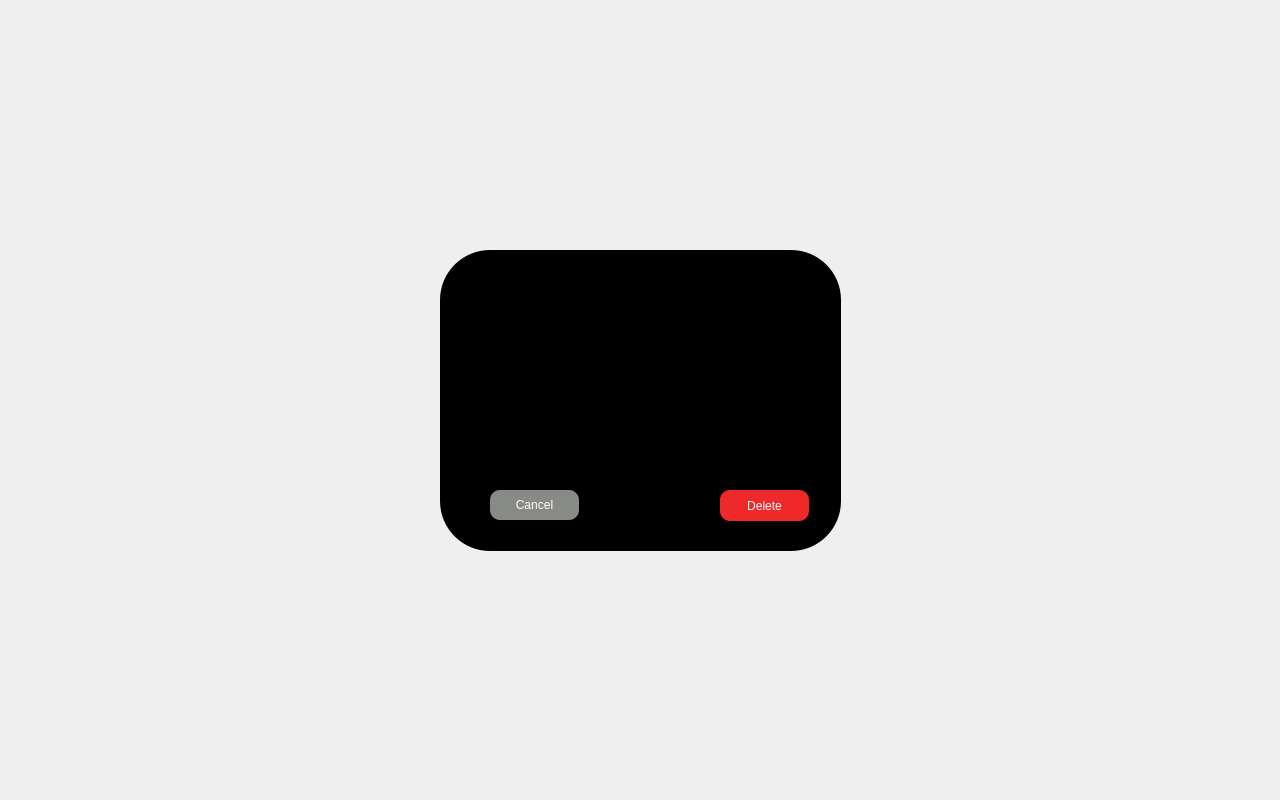
<?xml version="1.0" encoding="UTF-8"?>
<ui version="4.0">
 <class>ComfirmDelete</class>
 <widget class="QWidget" name="ComfirmDelete">
  <property name="geometry">
   <rect>
    <x>0</x>
    <y>0</y>
    <width>1280</width>
    <height>800</height>
   </rect>
  </property>
  <property name="windowTitle">
   <string>Form</string>
  </property>
  <property name="styleSheet">
   <string notr="true"/>
  </property>
  <widget class="QLabel" name="title">
   <property name="geometry">
    <rect>
     <x>440</x>
     <y>250</y>
     <width>401</width>
     <height>301</height>
    </rect>
   </property>
   <property name="font">
    <font>
     <pointsize>24</pointsize>
    </font>
   </property>
   <property name="styleSheet">
    <string notr="true">border-image: none;
border-image: url(:/tu/ALL-IN-ONE ICON/BKG_long.png);
background-color: rgb(0, 0, 0);
border-radius:50px;</string>
   </property>
   <property name="text">
    <string>Confirm Delete</string>
   </property>
   <property name="alignment">
    <set>Qt::AlignHCenter|Qt::AlignTop</set>
   </property>
   <property name="wordWrap">
    <bool>false</bool>
   </property>
   <property name="margin">
    <number>80</number>
   </property>
  </widget>
  <widget class="QPushButton" name="deleteBtn">
   <property name="geometry">
    <rect>
     <x>720</x>
     <y>490</y>
     <width>89</width>
     <height>31</height>
    </rect>
   </property>
   <property name="focusPolicy">
    <enum>Qt::NoFocus</enum>
   </property>
   <property name="styleSheet">
    <string notr="true">border-image:none;
border:none;
border-radius:10px;
background-color: rgb(239, 41, 41);
color: rgb(255, 255, 255);</string>
   </property>
   <property name="text">
    <string>Delete</string>
   </property>
  </widget>
  <widget class="QPushButton" name="cancelBtn">
   <property name="geometry">
    <rect>
     <x>490</x>
     <y>490</y>
     <width>89</width>
     <height>30</height>
    </rect>
   </property>
   <property name="focusPolicy">
    <enum>Qt::NoFocus</enum>
   </property>
   <property name="styleSheet">
    <string notr="true">border-image:none;
border:none;
border-radius:10px;
background-color: rgb(136, 138, 133);
color: rgb(255, 255, 255);</string>
   </property>
   <property name="text">
    <string>Cancel</string>
   </property>
  </widget>
 </widget>
 <resources/>
 <connections/>
</ui>
